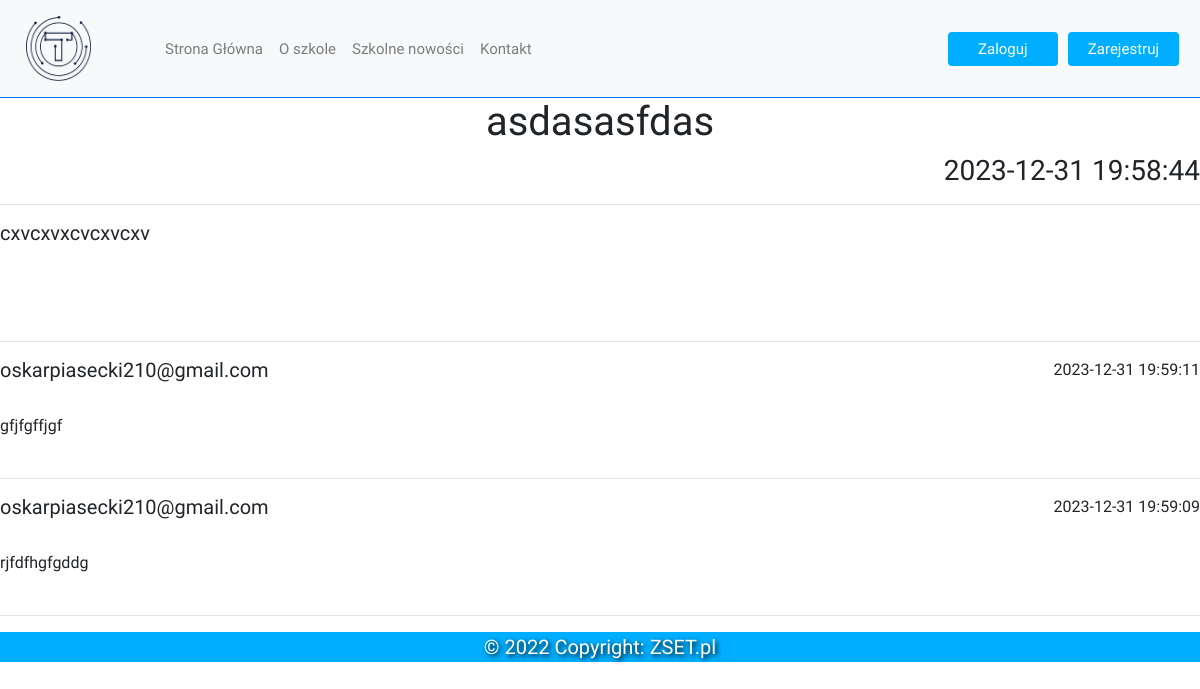
Screenshot of /post.php?id=13 with the database file from the repository.
### tables this page shows
CREATE TABLE `posty` (
  `id` int(255) NOT NULL,
  `tresc` varchar(500) NOT NULL,
  `tytul` varchar(50) NOT NULL,
  `data` datetime NOT NULL
);

CREATE TABLE `komentarze` (
  `id` int(255) NOT NULL,
  `id_postu` int(255) NOT NULL,
  `Email` varchar(30) NOT NULL,
  `tresc` varchar(200) NOT NULL,
  `data` datetime NOT NULL,
  `akceptacja` tinyint(1) NOT NULL
);

### post.php (the view, shortened to what this page needs)
      <?php
        require_once('naglowek.php');
        require_once('funkcje/bazadanych.php');
        $id = $_GET['id'];
    $Zapytanie =
    "SELECT
        id,
        tytul,
        tresc,
        data
    FROM posty
    WHERE id=".$_GET['id'];
$result = mysqli_query($conn, $Zapytanie);
$row= mysqli_fetch_assoc($result);
        $Zapytanie2 =
    "SELECT
        id,
        Email,
        tresc,
        data
    FROM komentarze
    WHERE akceptacja = 1 AND id_postu = $id
    ORDER BY data DESC";
$result2 = mysqli_query($conn, $Zapytanie2);
      ?>
      <!DOCTYPE html>
      <html lang="en">
      <head>
        <link rel="stylesheet" href="styl2.css">
      </head>
      <body>
            <div id="tytul">
                <center>
                <h1><?php echo $row['tytul']; ?></h1>
                </center>
            </div>
            <div id="data">
                <h3 style="display:flex; justify-content:flex-end;"><?php echo $row['data']; ?></h3>
            </div>
            <hr>
            <div>
                <h5><?php echo $row['tresc']; ?></h5>
                <br>
                <br>
                <br>
            </div>
            <hr>
            <div id="komentarze">
                <?php
                 while($row2 = mysqli_fetch_assoc($result2)){
                    echo '<div id="gora" style="display:flex;justify-content:space-between;"><div id="nick"><h5>';
                    echo $row2['Email'];
                    echo '</h5></div><div id="data">';
                    echo $row2['data'];
                    echo '</div>';
                    echo '</div><br>';
                    echo '<div id="dol">';
                    echo $row2['tresc'];
                    echo "</div><br><hr>";
                 }
                ?>
            </div>
      <?php
        require_once('stopka.php');
      ?>
    </body>
  </html>

### styl2.css (style rules this page uses)
body { font-family: 'Varela Round', sans-serif; }

### rows the page displays
posty: tytul "asdasasfdas", data "2023-12-31 19:58:44", tresc "cxvcxvxcvcxvcxv"
komentarze: Email "oskarpiasecki210@gmail.com", data "2023-12-31 19:59:11", tresc "gfjfgffjgf"
komentarze: Email "oskarpiasecki210@gmail.com", data "2023-12-31 19:59:09", tresc "rjfdfhgfgddg"
